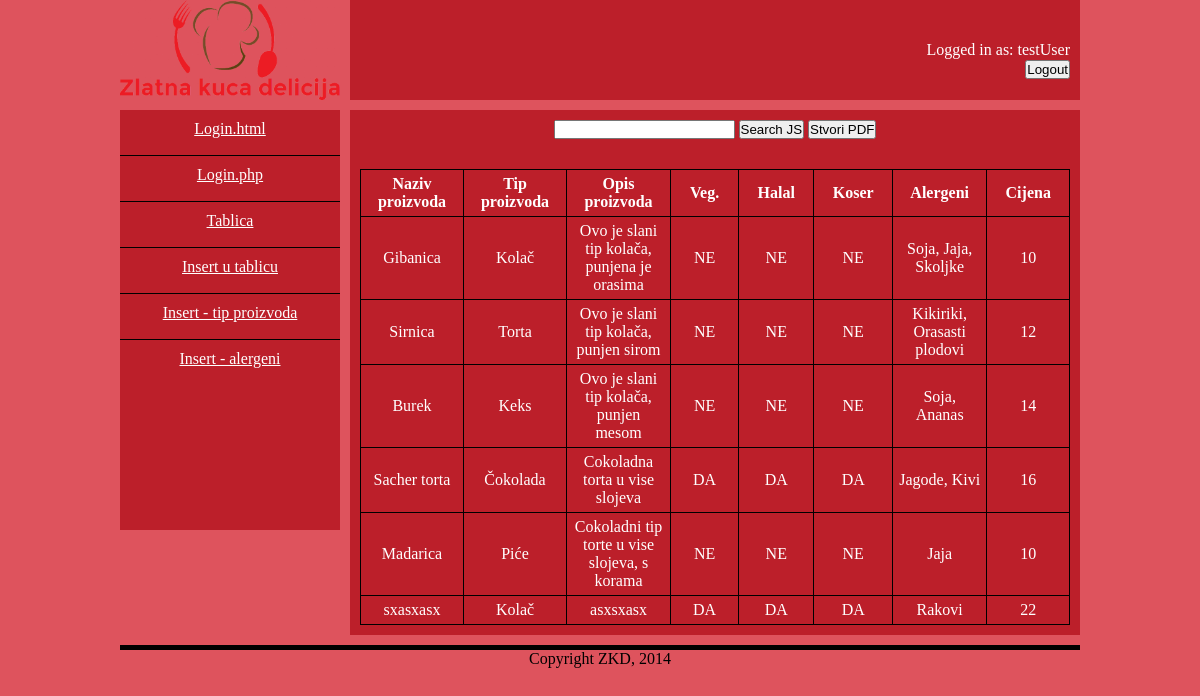
Page /popis.php (signed in) on the committed database.
### tables this page shows
CREATE TABLE IF NOT EXISTS `proizvod` (
  `ID` int(11) NOT NULL AUTO_INCREMENT,
  `NazivProizvoda` varchar(100) NOT NULL,
  `TipProizvodaId` int(11) NOT NULL,
  `OpisProizvoda` varchar(100) NOT NULL,
  `Vegetarijanski` int(11) NOT NULL,
  `Halal` int(11) NOT NULL,
  `Koser` int(11) NOT NULL,
  `Cijena` double NOT NULL,
  PRIMARY KEY (`ID`),
  KEY `TipProizvodaID` (`TipProizvodaId`),
  KEY `TipProizvoda` (`TipProizvodaId`),
  KEY `TipProizvoda_2` (`TipProizvodaId`),
  KEY `TipProizvoda_3` (`TipProizvodaId`)
);

CREATE TABLE IF NOT EXISTS `tipproizvoda` (
  `ID` int(11) NOT NULL AUTO_INCREMENT,
  `Tip` varchar(100) NOT NULL,
  PRIMARY KEY (`ID`)
);

### popis.php (the view, shortened to what this page needs)
<?php
include_once('config.php');
?>
 <!DOCTYPE html
PUBLIC "-//W3C//DTD XHTML 1.0 Transitional//EN"
"http://www.w3.org/TR/xhtml1/DTD/xhtml1-transitional.dtd">
<html>
<link rel="stylesheet" type="text/css" href="style.css">
<head>
</head>
<body>
<div id="wrapper">
	<div id="header">
		<div id="logo">
			<img src="images/logo.png" style="width: 100%; height: 100%">
		</div>
		<div id="user" style="margin-left: 10px;">
			<?php
					echo '<p style="color: white;">Logged in as: '. $_SESSION['Username']
					.'<form method="post" action="" style="margin-top: -30px;"> <input type="submit" name="logoutButton" value="Logout"> </form></p>';
		 	?>
		</div>
	</div>
	<div id="c2">
		<div class="col1">
			<ul>
				<li><a href="login.html">Login.html</a></li>
				<li><a href="login.php">Login.php</a></li>
				<li><a href="popis.php">Tablica</a></li>
				<li><a href="insert.php">Insert u tablicu</a></li>
				<li><a href="insertTipProizvoda.php">Insert - tip proizvoda</a></li>
				<li class="last"><a href="insertAlergen">Insert - alergeni</a></li>
			</ul>
		</div>
		<div class="col mar">
				<div style="text-align: center; margin-bottom: 30px;">
					<form method='post' action='pdf.php'>
						<input type="text" id="filterTable" name="filterTable">
						<button type="button" id="buttonSubmit" onclick="myFunction()">Search JS</button>
						<input type="submit" name="submitPdf" value="Stvori PDF">
					</form>
				</div>
			<table id="popisTable">
				<tr>
					<th>Naziv proizvoda</th>
					<th>Tip proizvoda</th>
					<th>Opis proizvoda</th>
					<th>Veg.</th>
					<th style="width: 40px;">Halal</th>
					<th>Koser</th>
					<th>Alergeni</th>
					<th>Cijena</th>
				</tr>
				<?php
					$query = "SELECT *,
								(
									SELECT GROUP_CONCAT(alergeni.naziv SEPARATOR ', ') FROM proizvod AS proizvod2
									INNER JOIN alergenihelper ON proizvod2.id = alergenihelper.proizvodId
									INNER JOIN alergeni ON alergenihelper.alergenid = alergeni.id
									WHERE proizvod2.id = proizvod1.id
									GROUP BY proizvod2.id
								) AS Alergeni
								FROM proizvod AS proizvod1
								INNER JOIN tipproizvoda on proizvod1.tipproizvodaid = tipproizvoda.id
								GROUP BY proizvod1.id";
					$r = mysqli_query($con, $query);
					while($rArray = mysqli_fetch_array($r))
					{
						echo '<tr class="row">';
						echo '<td>'. $rArray['NazivProizvoda'] .'</td>';
						echo '<td>'. $rArray['Tip'] .'</td>';
						echo '<td>'. $rArray['OpisProizvoda'] .'</td>';
						echo '<td>'. ($rArray['Vegetarijanski'] == 1 ? 'DA' : 'NE') .'</td>';
						echo '<td>'. ($rArray['Halal'] == 1 ? 'DA' : 'NE') .'</td>';
						echo '<td>'. ($rArray['Koser'] == 1 ? 'DA' : 'NE') .'</td>';
						echo '<td>'. $rArray['Alergeni'] .'</td>';
						echo '<td>'. $rArray['Cijena'] .'</td>';
						echo '</tr>';
					}
				?>
			</table>
		</div>
	</div>
	<div id="copyright">
		Copyright ZKD, 2014
	</div>
</div>
</body>
</html>

### style.css (style rules this page uses)
* { margin: 0; padding: 0; }
body { background-color: #DE535D; }
#wrapper { margin: 0 auto; width: 960px; height: auto; }
#copyright { position: relative; width: 960px; height: auto; border-top: 5px solid black; text-align: center; margin-top: 10px; }
#header { width: 960px; height: 100px; margin-bottom: 10px; }
#header #logo { float: left; width: 220px; height: 100px; }
#header #user { float: left; text-align: right; width: 710px; height: 80px; background-color: #BC1F2A; padding: 10px; line-height: 80px; }
#c2 .col1 { position: relative; float: left; width: 220px; height: auto; min-height: 420px; text-align: center; background-color: #BC1F2A; }
#c2 .col1 ul { list-style-type: none; margin: 0; padding: 0; }
#c2 .col1 li { border-bottom: 1px solid black; text-align: center; height: 45px; }
#c2 .col1 li a { display: block; padding: 10px; color: white; }
#c2 .col1 .last { border: none; }
#c2 .col { position: relative; float: left; width: 710px; height: auto; min-height: 400px; text-align: left; background-color: #BC1F2A; padding: 10px; }
#c2 .mar { margin-left: 10px; }
#popisTable { border-collapse: collapse; color: white; }
#popisTable tr td, #popisTable tr th { width: 300px; border: 1px solid black; padding: 5px; text-align: center; }

### rows in the picture
proizvod: NazivProizvoda "Gibanica", TipProizvodaId.Tip "Kolač", OpisProizvoda "Ovo je slani tip kolača, punjena je orasima", Vegetarijanski "NE", Halal "NE", Koser "NE", Alergeni "Soja, Jaja, Skoljke", Cijena "10"
proizvod: NazivProizvoda "Sirnica", TipProizvodaId.Tip "Torta", OpisProizvoda "Ovo je slani tip kolača, punjen sirom", Vegetarijanski "NE", Halal "NE", Koser "NE", Alergeni "Kikiriki, Orasasti plodovi", Cijena "12"
proizvod: NazivProizvoda "Burek", TipProizvodaId.Tip "Keks", OpisProizvoda "Ovo je slani tip kolača, punjen mesom", Vegetarijanski "NE", Halal "NE", Koser "NE", Alergeni "Soja, Ananas", Cijena "14"
proizvod: NazivProizvoda "Sacher torta", TipProizvodaId.Tip "Čokolada", OpisProizvoda "Cokoladna torta u vise slojeva", Vegetarijanski "DA", Halal "DA", Koser "DA", Alergeni "Jagode, Kivi", Cijena "16"
proizvod: NazivProizvoda "Madarica", TipProizvodaId.Tip "Piće", OpisProizvoda "Cokoladni tip torte u vise slojeva, s korama", Vegetarijanski "NE", Halal "NE", Koser "NE", Alergeni "Jaja", Cijena "10"
proizvod: NazivProizvoda "sxasxasx", TipProizvodaId.Tip "Kolač", OpisProizvoda "asxsxasx", Vegetarijanski "DA", Halal "DA", Koser "DA", Alergeni "Rakovi", Cijena "22"

### other values in the picture
$_SESSION['Username'] "testUser"
